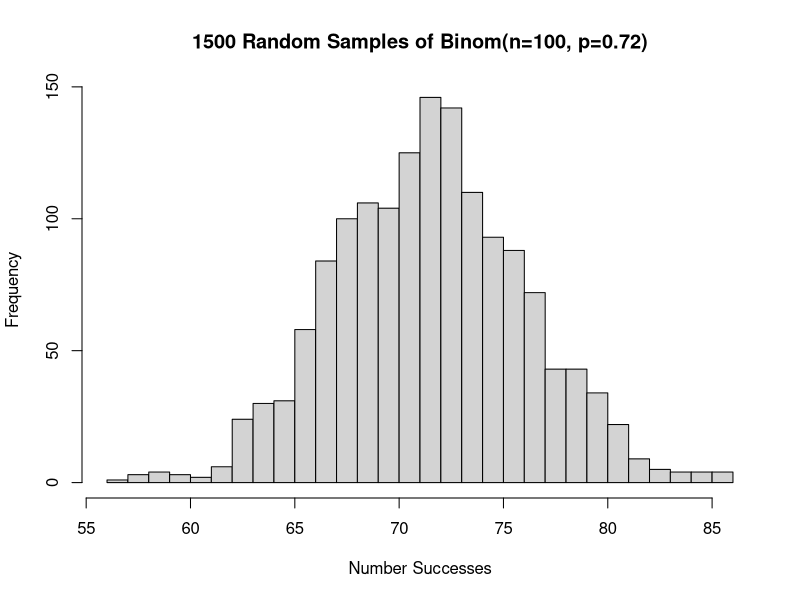
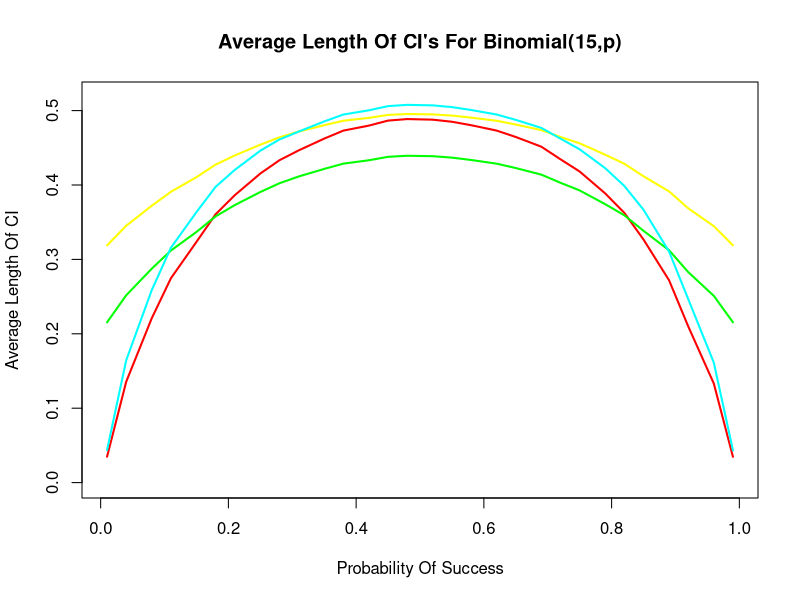
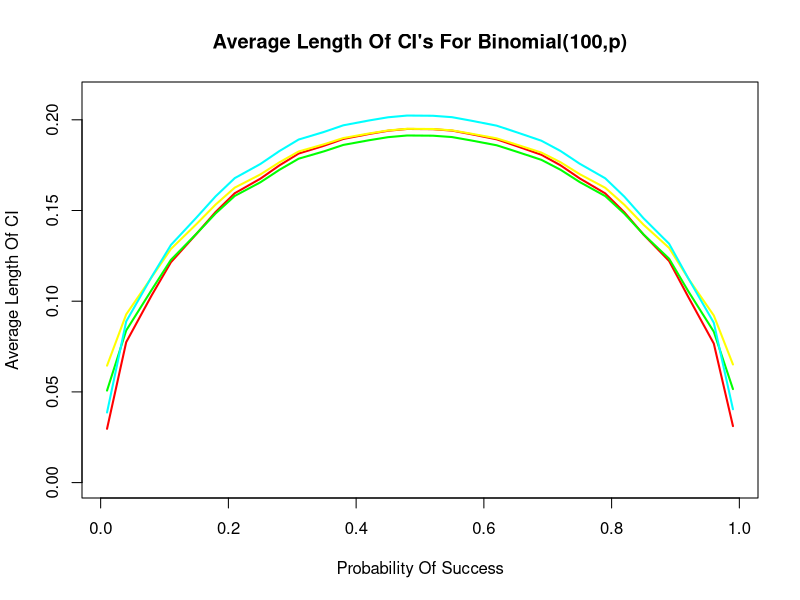
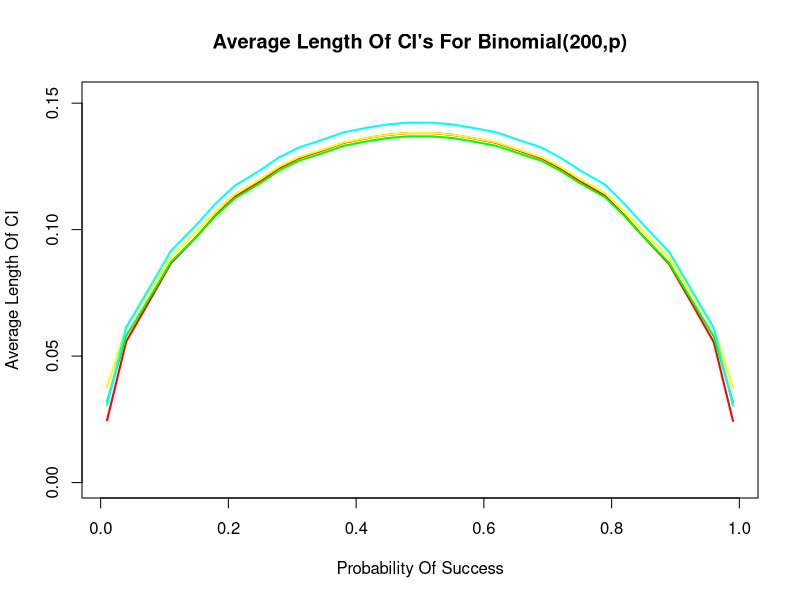
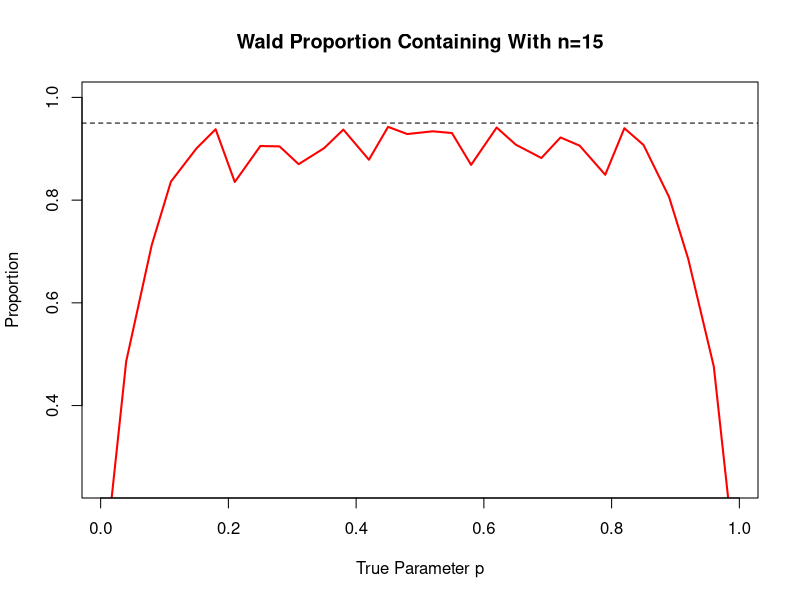
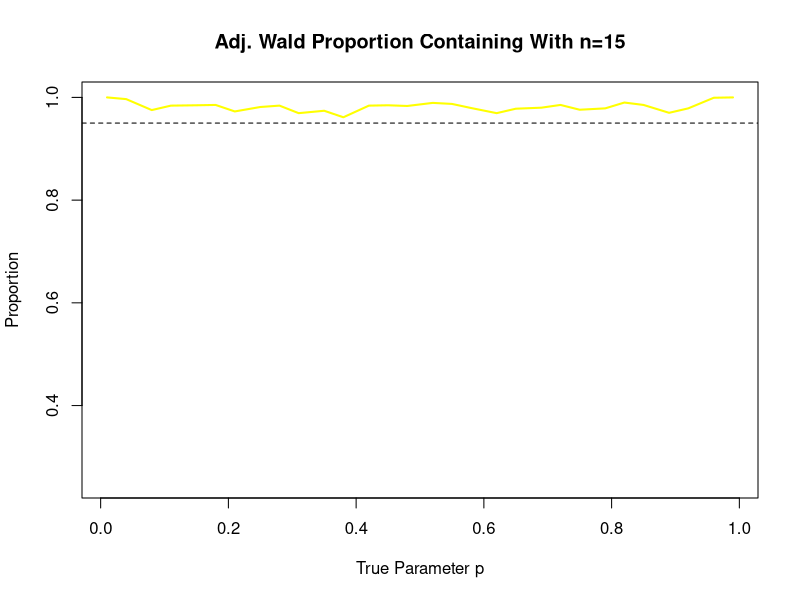
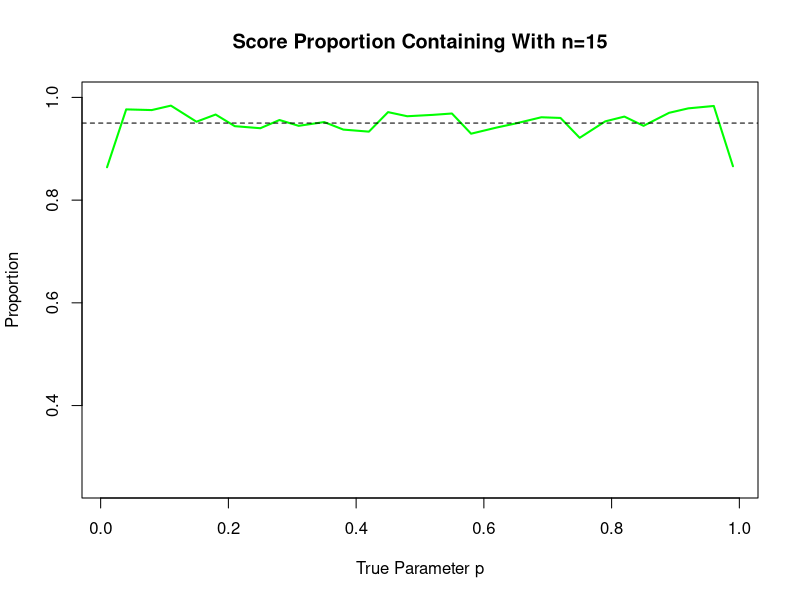
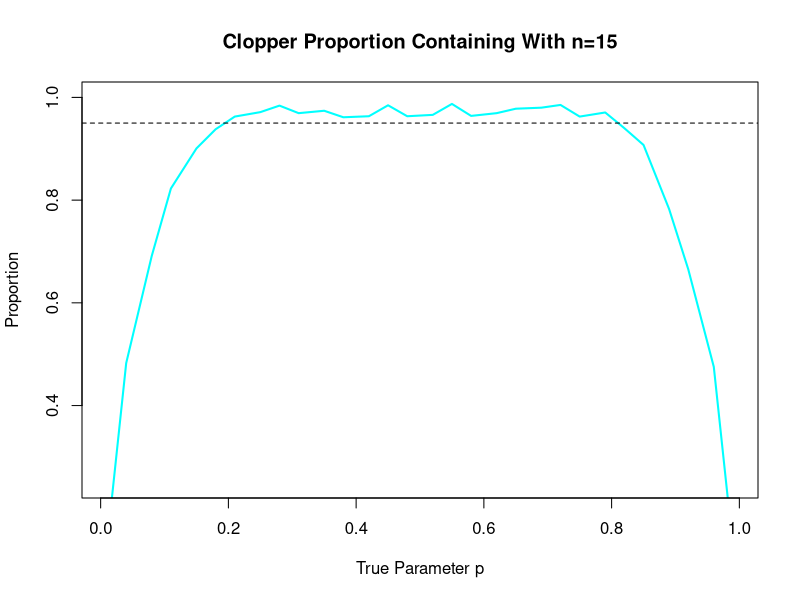

These charts were generated, in order, by the following R code:
##########ST502 Project 1: Liam Flaherty, Zixuang Huang, and Austin Larson###########
#######Goal is estimate parameter p from binomial random samples#######
#####1. Generate Random Samples#####
samplesize=1500                                                     #number of observations of n trials#
p=seq(from=0.01, to=0.99, by=(0.99-.01)/29)                         #various probabilities#
n=c(15, 100, 200)                                                   #number of trials#
mylist=list(); set.seed(502)                                        #initialize and replicate pseudo-randomness#
  
for (i in 1:length(n)) {                                            #for each value of n...#
  for (j in 1:length(p)) {                                          #test many values of p#
    mylist[[length(p)*(i-1)+j]]=rbinom(samplesize, n[i], p[j])
  }
}

a=52                                                                #test example#
hist(mylist[[a]], xlab="Number Successes", breaks=40, 
     main=paste0("1500 Random Samples of Binom(n=", 
                 n[1+trunc(a/length(p))], ", p=", 
                 round(p[a-(length(p)*trunc(a/length(p)))],2),
                 ")"))
summary(mylist[[a]])                                                #min=56, max=86#





#####2. Different Methods Of Generating CI's#####
waldCI=function(y,n,alpha) {
  p=y/n                                                             #estimate for p#
  c(p-qnorm(1-(alpha/2))*sqrt((p*(1-p))/n),             
    p+qnorm(1-(alpha/2))*sqrt((p*(1-p))/n))
}

adjustedwaldCI=function(y,n, alpha) {
  p=(y+2)/(n+4)                                                     #add 2 successes and 2 failures#
  c(p-qnorm(1-(alpha/2))*sqrt((p*(1-p))/n),             
    p+qnorm(1-(alpha/2))*sqrt((p*(1-p))/n))
}

scoreCI=function(y,n,alpha){
  p=y/n; z=qnorm(1-(alpha/2))
  c((p+((z^2)/(2*n))-z*sqrt((p*(1-p)+((z^2)/(4*n)))/n))/(1+((z^2)/n)),
  (p+((z^2)/(2*n))+z*sqrt((p*(1-p)+((z^2)/(4*n)))/n))/(1+((z^2)/n)))
}

clopperCI=function(y,n,alpha){                                      
  if(y==0) {
    c(0,0)
  } else if (y==n) {
    c(1,1)
  } else {
    c((1+((n-y+1)/(y*qf((alpha/2), 2*y, 2*(n-y+1)))))^(-1),         #qf_{c,a,b} is (1-c) from F with df a and b#
      (1+((n-y)/((y+1)*qf(1-(alpha/2), 2*(y+1), 2*(n-y)))))^(-1))
  }
}

#rawpercentileCI#                                                   #still need to do#

#bootstraptCI#                                                      #still need to do#





#####3. Generate the CI's#####
waldCIs=list(); adjustedwaldCIs=list(); scoreCIs=list(); clopperCIs=list()

for (i in 1:length(mylist)) {                                      #pick one n,p combo#
  number=n[1+trunc((i-1)/length(p))]
  alpha=0.05
  a=list(); b=list(); c=list(); d=list()
  
  for (j in 1:samplesize) {                                        #then examine each of 1500 observations#
    observation=mylist[[i]][j]
    a[[j]]=waldCI(observation,number,alpha)                        #create CI based on observation#
    b[[j]]=adjustedwaldCI(observation,number,alpha) 
    c[[j]]=scoreCI(observation,number,alpha) 
    d[[j]]=clopperCI(observation,number,alpha) 
  }
  
  waldCIs[[i]]=a                                                   #store the 1500 CI's as one element in list#
  adjustedwaldCIs[[i]]=b
  scoreCIs[[i]]=c
  clopperCIs[[i]]=d
}

waldCIs[[50]][[1000]]                                              #example for how to pull single CI#
waldCIs[[50]][[1000]][2]                                           #or just the upper end#








#####4. Evaluate the different CIs#####
###A) Average length of interval###
nvector=c(rep(15, 30), rep(100, 30), rep(200,30))
waldavglength=vector(); adjwaldavglength=vector(); scoreavglength=vector(); clopperavglength=vector()

for (i in 1:length(waldCIs)) {
  a=vector(); b=vector(); c=vector(); d=vector()
  
  for (j in 1:samplesize) {
    a[j]=waldCIs[[i]][[j]][2]-waldCIs[[i]][[j]][1]
    b[j]=adjustedwaldCIs[[i]][[j]][2]-adjustedwaldCIs[[i]][[j]][1]
    c[j]=scoreCIs[[i]][[j]][2]-scoreCIs[[i]][[j]][1]
    d[j]=clopperCIs[[i]][[j]][2]-clopperCIs[[i]][[j]][1]
  }
  
  waldavglength[i]=mean(a)
  adjwaldavglength[i]=mean(b)
  scoreavglength[i]=mean(c)
  clopperavglength[i]=mean(d)
}

lengthdf=data.frame(nvector,round(p,2), waldavglength, adjwaldavglength, scoreavglength, clopperavglength)
colnames(lengthdf)=c("n", "p", "wald_length", "adj_wald_length", "score_length", "clopper_length")
lengthdf


###B) Proportion in interval###
waldprop=vector(); adjwaldprop=vector(); scoreprop=vector(); clopperprop=vector()

for (i in 1:length(clopperCIs)) {
  
  a=vector(); b=vector(); c=vector(); d=vector()
  truep=p[((i-1)%%length(p))+1]
  
  for (j in 1:samplesize) {
    
    if(truep >= waldCIs[[i]][[j]][1] && truep <= waldCIs[[i]][[j]][2]) {
      a[j]=1
    } else {
      a[j]=0
    }
    
    if(truep >= adjustedwaldCIs[[i]][[j]][1] && truep <= adjustedwaldCIs[[i]][[j]][2]) {
      b[j]=1
    } else {
      b[j]=0
    }
    
    if(truep >= scoreCIs[[i]][[j]][1] && truep <= scoreCIs[[i]][[j]][2]) {
      c[j]=1
    } else {
      c[j]=0
    }
    
    if(truep >= clopperCIs[[i]][[j]][1] && truep <= clopperCIs[[i]][[j]][2]) {
      d[j]=1
    } else {
      d[j]=0
    }
  }
  
  waldprop[i]=sum(a)/samplesize
  adjwaldprop[i]=sum(b)/samplesize
  scoreprop[i]=sum(c)/samplesize
  clopperprop[i]=sum(d)/samplesize
}

propdf=data.frame(nvector,round(p,2), waldprop, adjwaldprop, scoreprop, clopperprop)
colnames(propdf)=c("n", "p", "wald_prop", "adj_wald_prop", "score_prop", "clopper_prop")
propdf





#####5. Visuals#####
length15=lengthdf[lengthdf$n==15,]
length100=lengthdf[lengthdf$n==100,]
length200=lengthdf[lengthdf$n==200,]

prop15=propdf[propdf$n==15,]
prop100=propdf[propdf$n==100,]
prop200=propdf[propdf$n==200,]

mycolors=rainbow(6)

###A) Average length, n=15###
plot(length15$p, length15$wald_length, 
     ylim=c(0,0.01+max(length15[, (ncol(length15)-2):ncol(length15)])),
     main="Average Length Of CI's For Binomial(15,p)",
     ylab="Average Length Of CI", xlab="Probability Of Success",
     type="l", lty = 1, lwd = 2, col=mycolors[1])
lines(length15$p, length15$adj_wald_length, 
      type="l", lty = 1, lwd = 2, col=mycolors[2])
lines(length15$p, length15$score_length,
      type="l", lty = 1, lwd = 2, col=mycolors[3])
lines(length15$p, length15$clopper_length,
      type="l", lty = 1, lwd = 2, col=mycolors[4])



###B) Average length, n=100###
plot(length100$p, length100$wald_length, 
     ylim=c(0,0.01+max(length100[, (ncol(length100)-2):ncol(length100)])),
     main="Average Length Of CI's For Binomial(100,p)",
     ylab="Average Length Of CI", xlab="Probability Of Success",
     type="l", lty = 1, lwd = 2, col=mycolors[1])
lines(length100$p, length100$adj_wald_length, 
      type="l", lty = 1, lwd = 2, col=mycolors[2])
lines(length100$p, length100$score_length,
      type="l", lty = 1, lwd = 2, col=mycolors[3])
lines(length100$p, length100$clopper_length,
      type="l", lty = 1, lwd = 2, col=mycolors[4])



###C) Average length, n=200###
plot(length200$p, length200$wald_length, 
     ylim=c(0,0.01+max(length200[, (ncol(length200)-2):ncol(length200)])),
     main="Average Length Of CI's For Binomial(200,p)",
     ylab="Average Length Of CI", xlab="Probability Of Success",
     type="l", lty = 1, lwd = 2, col=mycolors[1])
lines(length200$p, length200$adj_wald_length, 
      type="l", lty = 1, lwd = 2, col=mycolors[2])
lines(length200$p, length200$score_length,
      type="l", lty = 1, lwd = 2, col=mycolors[3])
lines(length200$p, length200$clopper_length,
      type="l", lty = 1, lwd = 2, col=mycolors[4])


###D) Proportion, n=15###
#can use par(mfrow=c(2,2)) for multiple plots#

plot(prop15$p, prop15$wald_prop, 
     main="Wald Proportion Containing With n=15",
     ylab="Proportion", xlab="True Parameter p",
     type="l", lty=1, lwd=2, col=mycolors[1], ylim=c(0.25,1))
abline(h=0.95, col="black", lty=2, lwd=1)

plot(prop15$p, prop15$adj_wald_prop, 
     main="Adj. Wald Proportion Containing With n=15",
     ylab="Proportion", xlab="True Parameter p",
     type="l", lty=1, lwd=2, col=mycolors[2], ylim=c(0.25,1))
abline(h=0.95, col="black", lty=2, lwd=1)

plot(prop15$p, prop15$score_prop, 
     main="Score Proportion Containing With n=15",
     ylab="Proportion", xlab="True Parameter p",
     type="l", lty=1, lwd=2, col=mycolors[3], ylim=c(0.25,1))
abline(h=0.95, col="black", lty=2, lwd=1)

plot(prop15$p, prop15$clopper_prop, 
     main="Clopper Proportion Containing With n=15",
     ylab="Proportion", xlab="True Parameter p",
     type="l", lty=1, lwd=2, col=mycolors[4], ylim=c(0.25,1))
abline(h=0.95, col="black", lty=2, lwd=1)



###E) Proportion, n=100###
#can use par(mfrow=c(2,2)) for multiple plots#

plot(prop100$p, prop100$wald_prop, 
     main="Wald Proportion Containing With n=100",
     ylab="Proportion", xlab="True Parameter p",
     type="l", lty=1, lwd=2, col=mycolors[1], ylim=c(0.25,1))
abline(h=0.95, col="black", lty=2, lwd=1)

plot(prop100$p, prop100$adj_wald_prop, 
     main="Adj. Wald Proportion Containing With n=100",
     ylab="Proportion", xlab="True Parameter p",
     type="l", lty=1, lwd=2, col=mycolors[2], ylim=c(0.25,1))
abline(h=0.95, col="black", lty=2, lwd=1)

plot(prop100$p, prop100$score_prop, 
     main="Score Proportion Containing With n=100",
     ylab="Proportion", xlab="True Parameter p",
     type="l", lty=1, lwd=2, col=mycolors[3], ylim=c(0.25,1))
abline(h=0.95, col="black", lty=2, lwd=1)

plot(prop100$p, prop100$clopper_prop, 
     main="Clopper Proportion Containing With n=100",
     ylab="Proportion", xlab="True Parameter p",
     type="l", lty=1, lwd=2, col=mycolors[4], ylim=c(0.25,1))
abline(h=0.95, col="black", lty=2, lwd=1)



###F) Proportion, n=200###
#can use par(mfrow=c(2,2)) for multiple plots#

plot(prop200$p, prop200$wald_prop, 
     main="Wald Proportion Containing With n=200",
     ylab="Proportion", xlab="True Parameter p",
     type="l", lty=1, lwd=2, col=mycolors[1], ylim=c(0.25,1))
abline(h=0.95, col="black", lty=2, lwd=1)

plot(prop200$p, prop200$adj_wald_prop, 
     main="Adj. Wald Proportion Containing With n=200",
     ylab="Proportion", xlab="True Parameter p",
     type="l", lty=1, lwd=2, col=mycolors[2], ylim=c(0.25,1))
abline(h=0.95, col="black", lty=2, lwd=1)

plot(prop200$p, prop200$score_prop, 
     main="Score Proportion Containing With n=200",
     ylab="Proportion", xlab="True Parameter p",
     type="l", lty=1, lwd=2, col=mycolors[3], ylim=c(0.25,1))
abline(h=0.95, col="black", lty=2, lwd=1)

plot(prop200$p, prop200$clopper_prop, 
     main="Clopper Proportion Containing With n=200",
     ylab="Proportion", xlab="True Parameter p",
     type="l", lty=1, lwd=2, col=mycolors[4], ylim=c(0.25,1))
abline(h=0.95, col="black", lty=2, lwd=1)
